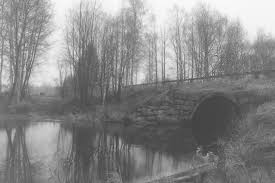
#> input picture lab4/lake.jpg, 275 x 183 px, found by its file name
$ jupyter execute HIstogram_Matching.ipynb
#> lines starting #> are read from the running program, lines starting #| are printed output that depends on the picture
[cell 1]
import cv2
import matplotlib.pyplot as plt
import numpy as np
import math

path = "D:\\NC files\\MainDirectory\\imageLabAssignment\\Week 4\\lake.jpg"

img = cv2.imread(path, cv2.IMREAD_GRAYSCALE)
#> img is the input picture: shape (183, 275); min 59, max 253, mean 136.2
img = np.asarray(img)

flat = img.flatten()

plt.hist(flat, bins=256)
plt.show()
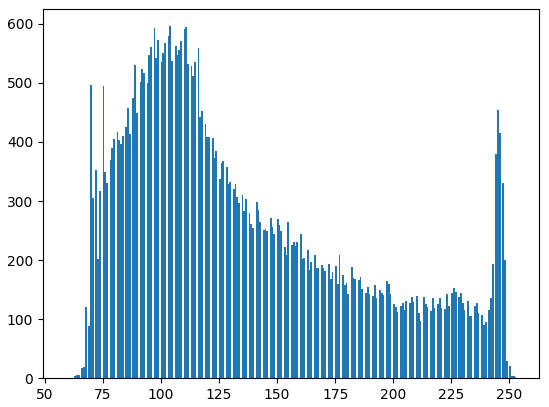
#> figure drawn by matplotlib, 1 panel; tallest bar 596 high, from x = 103.7 to 104.5
plt.imshow(img, "gray")
plt.show()

[cell 2]
miu1 = 70
std1 = 15

miu2 = 150
std2 = 15

def generate_gaussian(x, miu, std):
    weight = 1/np.sqrt(2*3.14*std**2)
    neumerator = (x-miu)**2
    denominator = 2*std**2
    val = weight*math.exp(-(neumerator/denominator))
    return val

gauss1 = []
for x in range(256):
    gauss1.append(generate_gaussian(x, miu1, std1))

gauss2 = []
for x in range(256):
    gauss2.append(generate_gaussian(x, miu2, std2))

gauss1 = np.asarray(gauss1)
gauss2 = np.asarray(gauss2)

gauss3 = gauss1 + gauss2

plt.plot(gauss3)
plt.show()
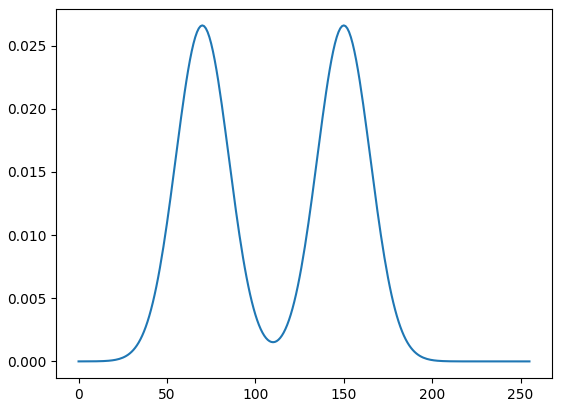
#> figure drawn by matplotlib, 1 panel; curve peaks at x = 70, y = 0.0266

[cell 3]
cdf = np.zeros(256)
g3_sum = gauss3.sum()
g3_pdf = np.zeros(256)
g3_pdf = gauss3/g3_sum

# g3_cum = np.zeros(256)
cdf[0] = g3_pdf[0]
for i in range(1, 256):
    cdf[i] = cdf[i-1]+g3_pdf[i]

# [5 lines of commented-out code are left out]
plt.plot(cdf)
plt.show()
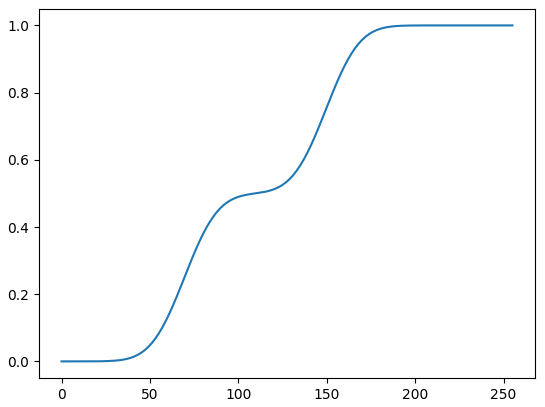
#> figure drawn by matplotlib, 1 panel; curve peaks at x = 255, y = 1

[cell 4]
hist = np.zeros(256)

for v in flat:
    hist[v]+=1
#> this loop made 50325 passes
#> v on passes 1 to 3: 185, 165, 183
#> after the loop, hist = 256 values, max 596 at index 104, min 0 at index 0, mean 196.6
hist = hist/(img.shape[0]*img.shape[1])
#> hist = 256 values, max 0.0118 at index 104, min 0 at index 0, mean 0.00391
plt.plot(hist)
plt.show()
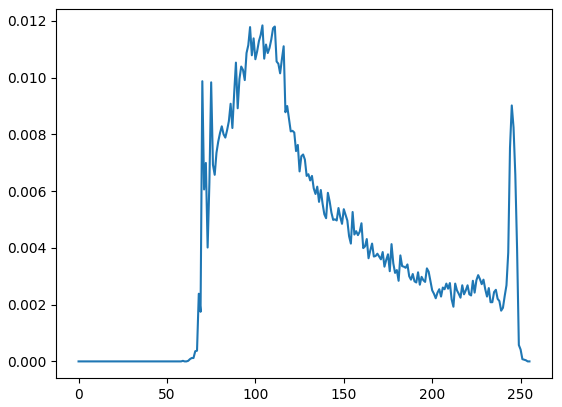
#> figure drawn by matplotlib, 1 panel; curve peaks at x = 104, y = 0.0118

[cell 5]
cdfimg = np.zeros(256)

cdfimg[0] = hist[0]
for i in range(256):
    cdfimg[i] = cdfimg[i-1]+hist[i]
#> after the loop, cdfimg = 256 values from 0 to 1

plt.plot(cdfimg)
plt.show()
#> figure, not shown here; curve peaks at x = 253, y = 1

[cell 6]
def findclosest(cval, low, high):

    mini = 1000
    for i in range(len(cdf)):
        if cdf[i] == cval:
            return i
        elif abs(cval-cdf[i])<mini:
            result = i
            mini = abs(cval-cdf[i])
        elif abs(cval-cdf[i])>mini:
            break
    return result

out = np.zeros(img.shape)

for i in range(img.shape[0]):
    for j in range(img.shape[1]):
        intensity = img[i, j]
        cval = cdfimg[intensity]
        closeval = findclosest(cval, 0, 255)
        out[i, j] = closeval
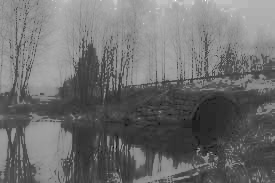
#> out: shape (183, 275) float64; min 10, max 255, mean 110.1

[cell 7]
plt.imshow(out, "gray")
plt.show()

[cell 8]
oflat = out.flatten()
print(oflat)
#> (printed output is left out)
hist1 = np.zeros(256)

for v in oflat:
    hist1[int(v)]+=1
#> this loop made 50325 passes
#> v on passes 1 to 3: 154, 149, 154
hist1 = hist1/(out.shape[0]*out.shape[1])
plt.plot(hist1)
plt.show()
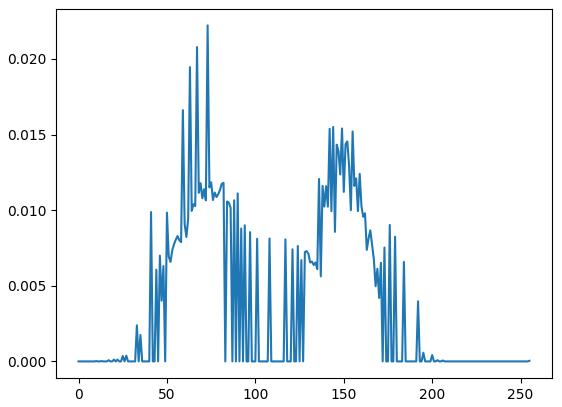
#> figure drawn by matplotlib, 1 panel; curve peaks at x = 73, y = 0.0222

[cell 9]
fig = plt.figure(figsize=(15, 15))

fig.add_subplot(1,2,1)
plt.imshow(img, 'gray')
fig.add_subplot(1,2,2)
plt.imshow(out, 'gray')
plt.show()

[cell 10]
fig = plt.figure(figsize=(15, 5))

fig.add_subplot(1,3,1)
plt.plot(hist)
fig.add_subplot(1,3,2)
plt.plot(gauss3)
fig.add_subplot(1,3,3)
plt.plot(hist1)
plt.show()
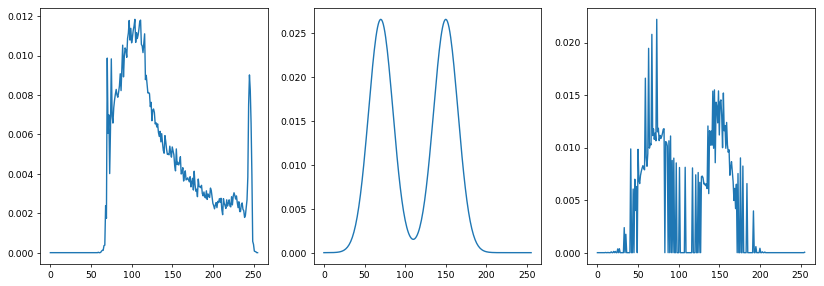
#> figure drawn by matplotlib, 3 panels; panel 1: curve peaks at x = 104, y = 0.0118; panel 2: curve peaks at x = 70, y = 0.0266; panel 3: curve peaks at x = 73, y = 0.0222
